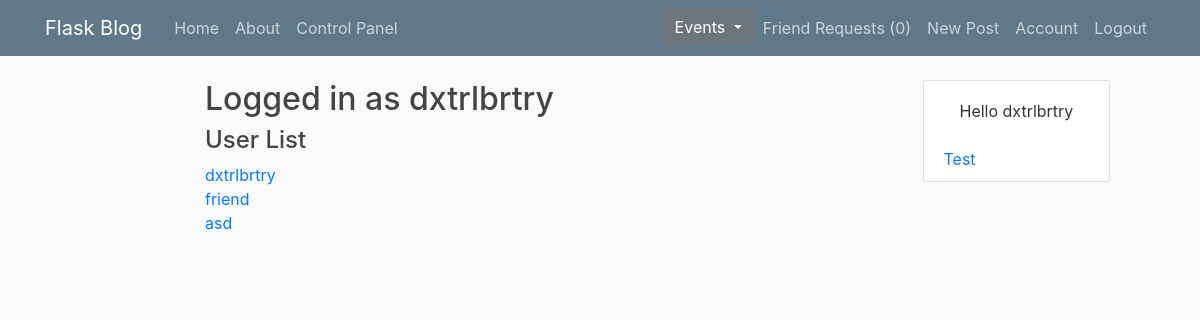
The page /admin/ (signed in) on the database its author committed.
### flaskwebapp/models.py (models this page shows, shortened)
class User(db.Model, UserMixin):
    id = db.Column(db.Integer, primary_key=True)
    username = db.Column(db.String(20), unique=True, nullable=False)
    email = db.Column(db.String(120), unique=True, nullable=False)
    image_file = db.Column(db.String(20), nullable=False, default='default.jpg')
    password = db.Column(db.String(60), nullable=False)
    access = db.Column(db.String(10), nullable=False, default='user')
    posts = db.relationship('Post', backref='author', lazy='dynamic')
    comments = db.relationship('Comment', backref='author', lazy='dynamic')
    likes = db.relationship('Post', secondary=likes, backref='liked_by', lazy='dynamic')
    hosted_events = db.relationship('Event', backref='host', lazy='dynamic')
    attended_events = db.relationship('Event', secondary=event_attendants, lazy='subquery', backref=db.backref('attendants', lazy=True))
    requests = db.relationship('User',
                               secondary=friend_requests,
                               primaryjoin=(friend_requests.c.user_id == id),
                               secondaryjoin=(friend_requests.c.friend_id == id),
                               backref='request_of',
                               lazy='dynamic')
    friends = db.relationship('User',
                              secondary=friend,
                              primaryjoin=(friend.c.user_id == id),
                              secondaryjoin=(friend.c.friend_id == id),
                              backref='friend_of',
                              lazy='dynamic')

### flaskwebapp/admin/routes.py (the view)
@admin.route('/admin/')
@requires_access('admin')
def control_panel():
    users = User.query.all()
    return render_template('control_panel.html', users=users)

### flaskwebapp/models.py (called while the page is built)
@login_manager.user_loader
def load_user(user_id):
    return User.query.get(int(user_id))

### flaskwebapp/users/utils.py (called while the page is built)
def requires_access(access_level):
    def decorator(f):
        @wraps(f)
        def decorated_function(*args, **kwargs):
            if not current_user.is_authenticated:
                flash('Please login to access that page', 'info')
                return redirect(url_for('users.login'))
            if current_user.access != access_level:
                abort(403)
            return f(*args, **kwargs)
        return decorated_function
    return decorator

### flaskwebapp/templates/control_panel.html
{% extends 'layout.html' %}
{% block content %}
<h2>Logged in as {{ current_user.username }}</h2>
<h4>User List</h4>
{% for user in users %}
    <a href="{{ url_for('admin.edit_user', username=user.username) }}">{{ user.username }}</a></br>
{% endfor %}
{% endblock content %}

### flaskwebapp/templates/layout.html (shortened to what this page needs)
<!DOCTYPE html>
<html lang="en">
<head>
    <link rel="stylesheet" type="text/css" href="{{ url_for('static', filename='bootstrap.css') }}">
    <link rel="stylesheet" type="text/css" href="{{ url_for('static', filename='main.css') }}">
</head>
<body>
<header class="site-header">
    <nav class="navbar navbar-expand-md navbar-dark bg-steel fixed-top">
        <div class="container">
            <a class="navbar-brand mr-4" href="/">Flask Blog</a>
            <div class="collapse navbar-collapse" id="navbarToggle">
                <div class="navbar-nav mr-auto">
                    {% if current_user.is_authenticated %}
                    <a class="nav-item nav-link" href="{{ url_for('main.home') }}">Home</a>
                    <a class="nav-item nav-link" href="{{ url_for('main.about') }}">About</a>
                    {% if current_user.access == 'admin' %}
                    <a class="nav-item nav-link" href="{{ url_for('admin.control_panel') }}">Control Panel</a>
                    {% endif %}
                    {% endif %}
                </div>
                <div class="navbar-nav">
                    {% if current_user.is_authenticated %}
                    <div class="dropdown">
                        <button class="btn btn-secondary dropdown-toggle" type="button" id="eventMenuButton"
                                data-toggle="dropdown" aria-haspopup="true" aria-expanded="false">
                            Events
                        </button>
                    </div>
                    <a class="nav-item nav-link" href="{{ url_for('users.requests') }}">Friend Requests ({{
                        current_user.requests.count() }})</a>
                    <a class="nav-item nav-link" href="{{ url_for('posts.new_post') }}">New Post</a>
                    <a class="nav-item nav-link" href="{{ url_for('users.account') }}">Account</a>
                    <a class="nav-item nav-link" href="{{ url_for('users.logout') }}">Logout</a>
                    {% else %}
                    <a class="nav-item nav-link" href="{{ url_for('users.login') }}">Login</a>
                    <a class="nav-item nav-link" href="{{ url_for('users.register') }}">Register</a>
                    {% endif %}
                </div>
            </div>
        </div>
    </nav>
</header>
<main role="main">
    <div class="row">
        <div class="col-md-2"></div>
        <div class="col-md-7">
            {% block content %}
            {% endblock content %}
        </div>
        <div class="col-md-3">
            <div class="content-section right-panel">
                {% if current_user.is_authenticated %}
                <p class="nav-item nav-link">Hello {{ current_user.username }}</p>
                {% endif %}
                <a class="mt-20" href="{{ url_for('main.test') }}">Test</a>
            </div>
        </div>
    </div>
</main>
</body>
</html>

### flaskwebapp/static/main.css (style rules this page uses)
body { background: #fafafa; color: #333333; margin-top: 5rem; }
h1, h2, h3, h4, h5, h6 { color: #444444; }
.right-panel { position: fixed; z-index: 1; overflow-x: hidden; padding-top: 20px; }
.bg-steel { background-color: #5f788a; }
.site-header .navbar-nav .nav-link { color: #cbd5db; }
.content-section { background: #ffffff; padding: 10px 20px; border: 1px solid #dddddd; border-radius: 3px; margin-bottom: 20px; }

### rows shown on the page
User: username "dxtrlbrtry"
User: username "friend"
User: username "asd"

### other values the page prints
{{ current_user.requests.count() }} "0"
